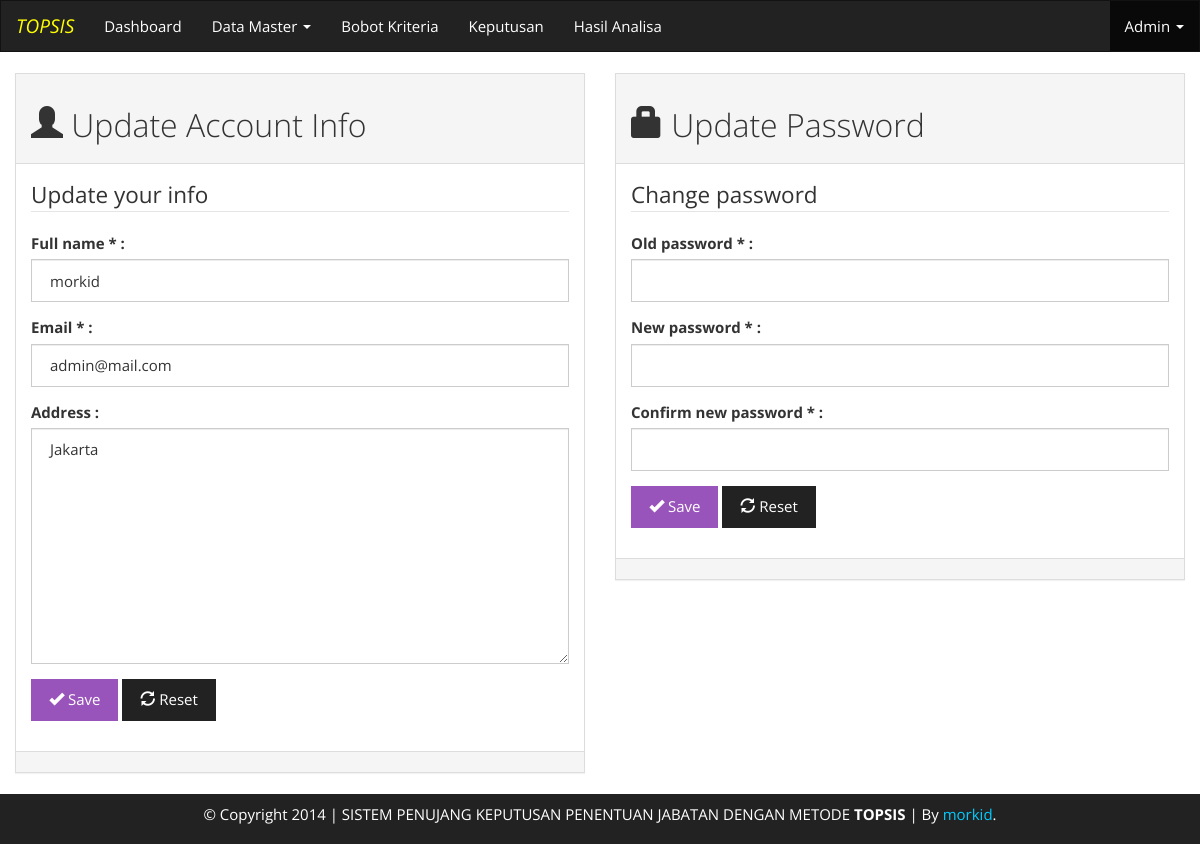
Screenshot of /?page=admin_account (signed in) with the database file from the repository.
### tables this page shows
CREATE TABLE `s_user` (
  `user_id` int(20) NOT NULL AUTO_INCREMENT,
  `user_name` varchar(100) DEFAULT NULL,
  `user_email` varchar(100) DEFAULT NULL,
  `user_password` varchar(100) DEFAULT NULL,
  `user_address` varchar(100) DEFAULT NULL,
  `user_date_join` timestamp NULL DEFAULT CURRENT_TIMESTAMP,
  `user_role` tinyint(1) DEFAULT '1',
  PRIMARY KEY (`user_id`)
);

### index.php (called while the page is built, shortened)
<?php
require BASEPATH . 'includes/engine/autoload.php';
require BASEPATH . 'includes/templates/template_master.php';

### includes/engine/update_admin_info.php (called while the page is built, shortened)
<?php
$c = $session->data;
$info = 'Update your info';
$o = $db->o("SELECT * FROM s_user WHERE user_id = '{$c->user_id}' LIMIT 1");

### includes/engine/query.php (called while the page is built, shortened)
<?php
class query
{
	function o($query)
	{
		$Q = mysql_query($query)or die($query.mysql_error());
		$o = mysql_fetch_assoc($Q);
		if(isset($o))return (object) $o;
		return FALSE;
	}
}
$db = new query();

### includes/engine/session.php (called while the page is built, shortened)
<?php
class session_user extends query
{
	var $data = FALSE;
	function getSession()
	{
		if(isset($_COOKIE['data']) && $_COOKIE['data'] != '')
		{
			$this->data = json_decode(base64_decode($_COOKIE['data']));
		}
		if($this->data)return TRUE;
		return FALSE;
	}
}

### includes/engine/autoload.php (called while the page is built, shortened)
<?php
include BASEPATH . 'includes/engine/query.php';
include BASEPATH . 'includes/engine/session.php';
$session = new session_user();

### includes/pages/page_admin_account.php (the view)
<?php include BASEPATH.'includes/engine/update_admin_info.php';?>
<?php include BASEPATH.'includes/engine/update_admin_password.php';?>
<div class="row">
	<div class="col-xs-12 col-sm-6 col-md-6 col-ld-6">
		<div class="panel panel-default">
			<div class="panel-heading"><h2><span class="glyphicon glyphicon-user"></span> Update Account Info</h2></div>
			<div class="panel-body">
				<form action="?page=admin_account" class="form-horizontal" method="post">
					<fieldset>
						<legend><?php echo $info;?></legend>
						<div class="form-group">
							<label class="col-md-12">Full name * : <?php echo $errorName;?></label>
							<div class="col-md-12"><input type="text" class="form-control" name="user_name" value="<?php echo $o->user_name;?>" /></div>
						</div>
						<div class="form-group">
							<label class="col-md-12">Email * :  <?php echo $errorEmail;?></label>
							<div class="col-md-12"><input type="text" class="form-control" name="user_email" value="<?php echo $o->user_email;?>" /></div>
						</div>
						<div class="form-group">
							<label class="col-md-12">Address : </label>
							<div class="col-md-12"><textarea name="user_address" cols="30" rows="10" class="form-control"><?php echo $o->user_address;?></textarea></div>
						</div>
						<div class="form-group">
							<div class="col-md-12">
								<button class="btn btn-info" type="submit">
									<span class="glyphicon glyphicon-ok"></span>
									Save
								</button>
								<button class="btn btn-default" type="reset">
									<span class="glyphicon glyphicon-refresh"></span>
									Reset
								</button>
							</div>
						</div>
					</fieldset>
				</form>
			</div>
			<div class="panel-footer"></div>
		</div>
	</div>
	<div class="col-xs-12 col-sm-6 col-md-6 col-ld-6">
		<div class="panel panel-default">
			<div class="panel-heading"><h2><span class="glyphicon glyphicon-lock"></span> Update Password</h2></div>
			<div class="panel-body">
				<form action="?page=admin_account" class="form-horizontal" method="post">
					<fieldset>
						<legend>Change password </legend>
						<div class="form-group">
							<label class="col-md-12">Old password * : <?php echo $errorPassword1;?></label>
							<div class="col-md-12"><input type="password" class="form-control" name="user_password1" /></div>
						</div>
						<div class="form-group">
							<label class="col-md-12">New password * : <?php echo $errorPassword2;?></label>
							<div class="col-md-12"><input type="password" class="form-control" name="user_password2" /></div>
						</div>
						<div class="form-group">
							<label class="col-md-12">Confirm new password * : <?php echo $errorPassword3;?></label>
							<div class="col-md-12"><input type="password" class="form-control" name="user_password3" /></div>
						</div>
						<div class="form-group">
							<div class="col-md-12">
								<button class="btn btn-info" type="submit">
									<span class="glyphicon glyphicon-ok"></span>
									Save
								</button>
								<button class="btn btn-default" type="reset">
									<span class="glyphicon glyphicon-refresh"></span>
									Reset
								</button>
							</div>
						</div>
					</fieldset>
				</form>
			</div>
			<div class="panel-footer"></div>
		</div>
	</div>
</div>

### assets/css/style.css (style rules this page uses)
body { max-width:100%; overflow-x:hidden; }

### rows the page displays
s_user: user_name "morkid", user_email "admin@mail.com", user_address "Jakarta"

### other values shown
$info "Update your info"
APP_NAME "PENENTUAN JABATAN"
